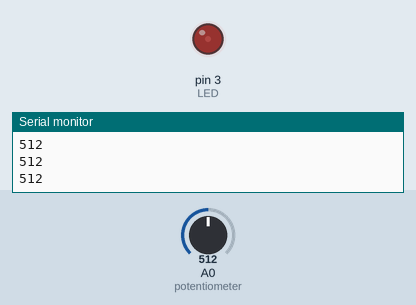
This sketch was run on a simulated Arduino Uno, built with avr-gcc and run on an emulated ATmega328P. Shown: output pins drawn as LEDs (lit = HIGH), the last lines printed to the serial monitor. Inputs (shaded band) come from the test bench; at power-on: A0 (potentiometer) = 512.

Above: at 1.2 s.
1.3 s: A0 (potentiometer) set to 390
At 2.2 s:
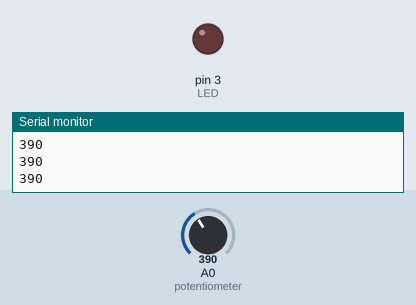
2.8 s: A0 (potentiometer) set to 716
At 3.4 s:
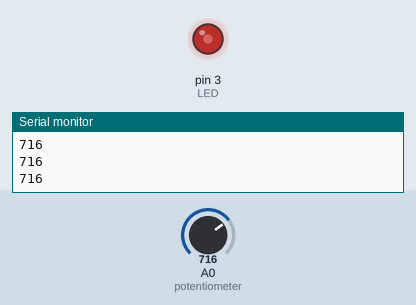
4.3 s: A0 (potentiometer) set to 900
At 5.2 s:
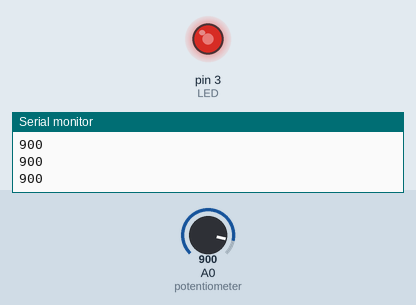
5.8 s: A0 (potentiometer) set to 1023
At 7.0 s:
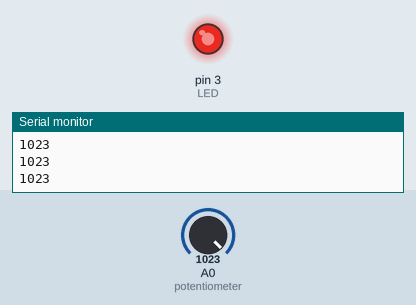
7.3 s: A0 (potentiometer) set to 511
At 8.5 s:
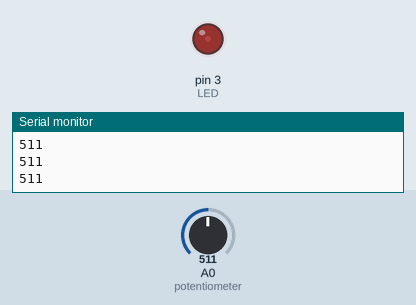
8.8 s: A0 (potentiometer) set to 306
At 9.3 s:
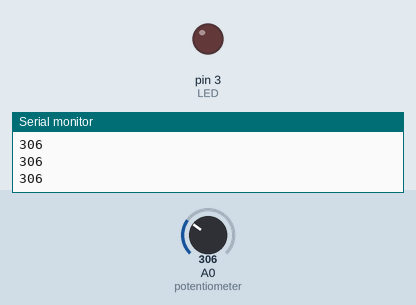
Timing chart, 0 to 11.3 s (numbered marks = the images above; inputs shaded):
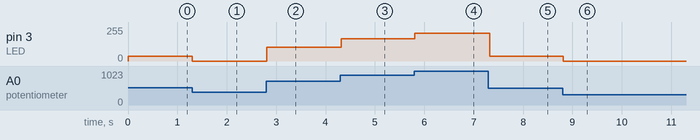

The sketch:

sketch.ino
```cpp
//Custom variables
 int LED=3;      //initialize variable for LED to correspond with Digital Port 1
 int brightness = 0;


// the setup routine runs once when you press reset:
void setup() {
  // initialize serial communication at 9600 bits per second:
  Serial.begin(9600);

  // initialize digital pin LED_BUILTIN as an output.
  pinMode(LED, OUTPUT);
}//end setup

// the loop routine runs over and over again forever:
void loop() {
  // read the input on analog pin 0:
  //Max 1023
  int knobValue = analogRead(A0);

   // print out the value you read:
  Serial.println(knobValue);


Control_Led(knobValue);

}//end loop

//Method that controls the LED brightness depending on Potentiometer
//Brightness Min 0 Max 255
//Turn on at Potentiometer value of 400
void Control_Led(int val)
{
  brightness = ((val-400)/3);
  if(val >= 400)
  {
    turnOn_led(brightness);
    delay(30);
  }
  else
  {
    turnOff_led();
  }
}

//Method that turns on LED
void turnOn_led(int brightness)
{
  analogWrite(LED, brightness);  // turn the LED on (HIGH is the voltage level)                    // wait for a second
}//end turnOn_led

//Method that turns off LED
void turnOff_led()
{
    analogWrite(LED, 0);   // turn the LED off by making the voltage LOW
}//end turnOff_led
```

Measured:
- after the input at 1.3 s, pin 3 (LED): 37/255 → 0/255 at once
- after the input at 2.8 s, pin 3 (LED): 0/255 → 105/255 at once
- after the input at 4.3 s, pin 3 (LED): 105/255 → 166/255 at once
- after the input at 5.8 s, pin 3 (LED): 166/255 → 207/255 at once
- after the input at 7.3 s, pin 3 (LED): 207/255 → 37/255 at once
- after the input at 8.8 s, pin 3 (LED): 37/255 → 0/255 at once
